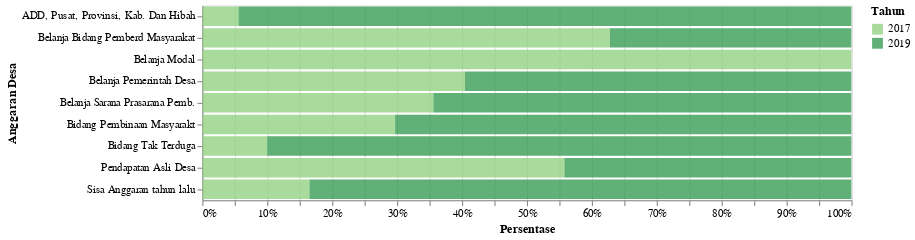

Notebook source saved alongside this figure:
### Markdown cell above
<h2>Profil Anggaran</h2>

### Code cell
df_1 = data2('Keuangan')
df_1 = df_1.dropna()
df_1['Jumlah'] = 'Rp ' + round((df_1['N'].astype(float)/1000000),1).astype(str) + ' Juta'
plot1 = plot_1_rp(df_1,'Persentase','Anggaran Desa',600)
plot1

### Figure 1 — Vega-Lite specification as saved in the notebook (floating-point values rounded to 4 significant figures)
{"config": {"view": {"continuousWidth": 400, "continuousHeight": 300}}, "data": {"name": "data-f02e7506cb60d74ab3b7ab531d4908ae"}, "mark": {"type": "bar", "opacity": 0.8}, "encoding": {"color": {"condition": {"type": "nominal", "field": "Tahun", "scale": {"scheme": "yellowgreen"}, "selection": "selector001"}, "value": "lightgray"}, "tooltip": [{"type": "quantitative", "field": "Tahun"}, {"type": "nominal", "field": "Keterangan"}, {"type": "nominal", "field": "Jumlah"}, {"type": "nominal", "field": "Satuan"}], "x": {"type": "quantitative", "axis": {"format": ".0%"}, "field": "N", "stack": "normalize", "title": "Persentase"}, "y": {"type": "ordinal", "field": "Keterangan", "title": "Anggaran Desa"}}, "selection": {"selector001": {"type": "single", "encodings": ["y", "color"]}, "selector007": {"type": "interval", "bind": "scales", "encodings": ["x", "y"]}}, "width": 600, "$schema": "https://vega.github.io/schema/vega-lite/v4.8.1.json", "datasets": {"data-f02e7506cb60d74ab3b7ab531d4908ae": [{"Tahun": 2017, "Kode": 5, "Data": "Keuangan dan Pendapatan Desa", "Kode Kategori": 5.1, "Kategori": "Keuangan", "Keterangan": "Sisa Anggaran tahun lalu", "N": 1602000.0, "Satuan": "Rupiah", "Jumlah": "Rp 1.6 Juta"}, {"Tahun": 2017, "Kode": 5, "Data": "Keuangan dan Pendapatan Desa", "Kode Kategori": 5.1, "Kategori": "Keuangan", "Keterangan": "Pendapatan Asli Desa", "N": 63950000.0, "Satuan": "Rupiah", "Jumlah": "Rp 64.0 Juta"}, {"Tahun": 2017, "Kode": 5, "Data": "Keuangan dan Pendapatan Desa", "Kode Kategori": 5.1, "Kategori": "Keuangan", "Keterangan": "ADD, Pusat, Provinsi, Kab. Dan Hibah", "N": 1404000000.0, "Satuan": "Rupiah", "Jumlah": "Rp 1404.4 Juta"}, {"Tahun": 2017, "Kode": 5, "Data": "Keuangan dan Pendapatan Desa", "Kode Kategori": 5.1, "Kategori": "Keuangan", "Keterangan": "Belanja Pemerintah Desa", "N": 287500000.0, "Satuan": "Rupiah", "Jumlah": "Rp 287.5 Juta"}, {"Tahun": 2017, "Kode": 5, "Data": "Keuangan dan Pendapatan Desa", "Kode Kategori": 5.1, "Kategori": "Keuangan", "Keterangan": "Belanja Modal", "N": 9800000.0, "Satuan": "Rupiah", "Jumlah": "Rp 9.8 Juta"}, {"Tahun": 2017, "Kode": 5, "Data": "Keuangan dan Pendapatan Desa", "Kode Kategori": 5.1, "Kategori": "Keuangan", "Keterangan": "Belanja Sarana Prasarana Pemb.", "N": 1003000000.0, "Satuan": "Rupiah", "Jumlah": "Rp 1003.3 Juta"}, {"Tahun": 2017, "Kode": 5, "Data": "Keuangan dan Pendapatan Desa", "Kode Kategori": 5.1, "Kategori": "Keuangan", "Keterangan": "Bidang Pembinaan Masyarakt", "N": 40680000.0, "Satuan": "Rupiah", "Jumlah": "Rp 40.7 Juta"}, {"Tahun": 2017, "Kode": 5, "Data": "Keuangan dan Pendapatan Desa", "Kode Kategori": 5.1, "Kategori": "Keuangan", "Keterangan": "Belanja Bidang Pemberd Masyarakat", "N": 136000000.0, "Satuan": "Rupiah", "Jumlah": "Rp 136.0 Juta"}, {"Tahun": 2017, "Kode": 5, "Data": "Keuangan dan Pendapatan Desa", "Kode Kategori": 5.1, "Kategori": "Keuangan", "Keterangan": "Bidang Tak Terduga", "N": 900000.0, "Satuan": "Rupiah", "Jumlah": "Rp 0.9 Juta"}, {"Tahun": 2019, "Kode": 5, "Data": "Keuangan dan Pendapatan Desa", "Kode Kategori": 5.1, "Kategori": "Keuangan", "Keterangan": "Sisa Anggaran tahun lalu", "N": 8106000.0, "Satuan": "Rupiah", "Jumlah": "Rp 8.1 Juta"}, {"Tahun": 2019, "Kode": 5, "Data": "Keuangan dan Pendapatan Desa", "Kode Kategori": 5.1, "Kategori": "Keuangan", "Keterangan": "Pendapatan Asli Desa", "N": 50700000.0, "Satuan": "Rupiah", "Jumlah": "Rp 50.7 Juta"}, {"Tahun": 2019, "Kode": 5, "Data": "Keuangan dan Pendapatan Desa", "Kode Kategori": 5.1, "Kategori": "Keuangan", "Keterangan": "ADD, Pusat, Provinsi, Kab. Dan Hibah", "N": 23790000000.0, "Satuan": "Rupiah", "Jumlah": "Rp 23790.9 Juta"}, {"Tahun": 2019, "Kode": 5, "Data": "Keuangan dan Pendapatan Desa", "Kode Kategori": 5.1, "Kategori": "Keuangan", "Keterangan": "Belanja Pemerintah Desa", "N": 423100000.0, "Satuan": "Rupiah", "Jumlah": "Rp 423.1 Juta"}, {"Tahun": 2019, "Kode": 5, "Data": "Keuangan dan Pendapatan Desa", "Kode Kategori": 5.1, "Kategori": "Keuangan", "Keterangan": "Belanja Sarana Prasarana Pemb.", "N": 1816000000.0, "Satuan": "Rupiah", "Jumlah": "Rp 1816.0 Juta"}, {"Tahun": 2019, "Kode": 5, "Data": "Keuangan dan Pendapatan Desa", "Kode Kategori": 5.1, "Kategori": "Keuangan", "Keterangan": "Bidang Pembinaan Masyarakt", "N": 96300000.0, "Satuan": "Rupiah", "Jumlah": "Rp 96.3 Juta"}, {"Tahun": 2019, "Kode": 5, "Data": "Keuangan dan Pendapatan Desa", "Kode Kategori": 5.1, "Kategori": "Keuangan", "Keterangan": "Belanja Bidang Pemberd Masyarakat", "N": 80600000.0, "Satuan": "Rupiah", "Jumlah": "Rp 80.6 Juta"}, {"Tahun": 2019, "Kode": 5, "Data": "Keuangan dan Pendapatan Desa", "Kode Kategori": 5.1, "Kategori": "Keuangan", "Keterangan": "Bidang Tak Terduga", "N": 8106000.0, "Satuan": "Rupiah", "Jumlah": "Rp 8.1 Juta"}]}}
